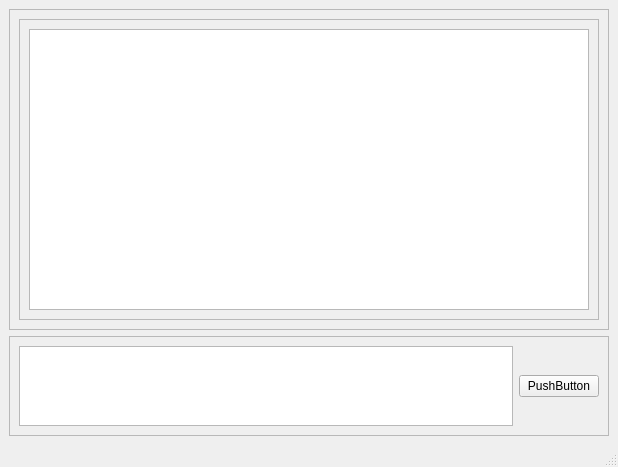
<?xml version="1.0" encoding="UTF-8"?>
<ui version="4.0">
 <class>MainWindow</class>
 <widget class="QMainWindow" name="MainWindow">
  <property name="geometry">
   <rect>
    <x>0</x>
    <y>0</y>
    <width>618</width>
    <height>467</height>
   </rect>
  </property>
  <property name="windowTitle">
   <string>Server</string>
  </property>
  <widget class="QWidget" name="centralwidget">
   <layout class="QVBoxLayout" name="verticalLayout">
    <item>
     <widget class="QFrame" name="frameShowMsg">
      <property name="minimumSize">
       <size>
        <width>600</width>
        <height>80</height>
       </size>
      </property>
      <property name="frameShape">
       <enum>QFrame::StyledPanel</enum>
      </property>
      <property name="frameShadow">
       <enum>QFrame::Raised</enum>
      </property>
      <layout class="QVBoxLayout" name="verticalLayout_2">
       <item>
        <widget class="QScrollArea" name="scrollArea">
         <property name="widgetResizable">
          <bool>true</bool>
         </property>
         <widget class="QWidget" name="scrollAreaWidgetContents">
          <property name="geometry">
           <rect>
            <x>0</x>
            <y>0</y>
            <width>578</width>
            <height>277</height>
           </rect>
          </property>
          <layout class="QVBoxLayout" name="verticalLayout_3">
           <item>
            <widget class="QTextBrowser" name="textBrowser"/>
           </item>
          </layout>
         </widget>
        </widget>
       </item>
      </layout>
     </widget>
    </item>
    <item>
     <widget class="QFrame" name="frameSendMsg">
      <property name="minimumSize">
       <size>
        <width>600</width>
        <height>100</height>
       </size>
      </property>
      <property name="maximumSize">
       <size>
        <width>600</width>
        <height>100</height>
       </size>
      </property>
      <property name="frameShape">
       <enum>QFrame::StyledPanel</enum>
      </property>
      <property name="frameShadow">
       <enum>QFrame::Raised</enum>
      </property>
      <layout class="QHBoxLayout" name="horizontalLayout">
       <item>
        <widget class="QTextEdit" name="textEdit"/>
       </item>
       <item>
        <widget class="QPushButton" name="buttonSend">
         <property name="text">
          <string>PushButton</string>
         </property>
        </widget>
       </item>
      </layout>
     </widget>
    </item>
   </layout>
  </widget>
  <widget class="QMenuBar" name="menubar">
   <property name="geometry">
    <rect>
     <x>0</x>
     <y>0</y>
     <width>618</width>
     <height>22</height>
    </rect>
   </property>
  </widget>
  <widget class="QStatusBar" name="statusbar"/>
 </widget>
 <resources/>
 <connections/>
</ui>
